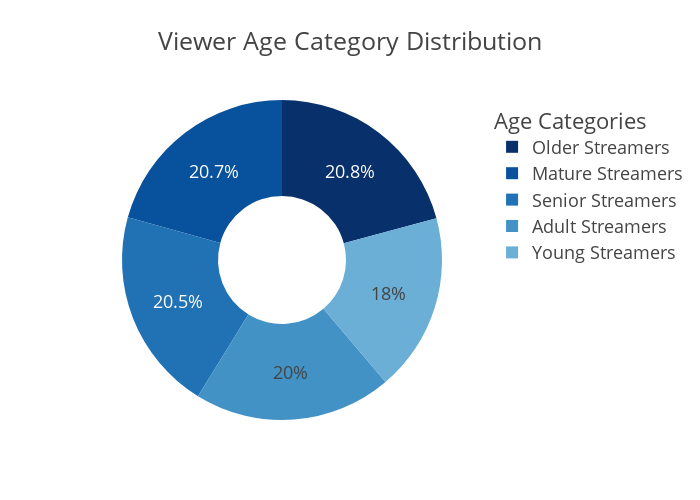

Here is the notebook cell this chart was saved with:
### Code cell
age_category_counts = stream_df["Age_Category"].value_counts().reset_index()
age_category_counts.columns = ["Age_Category", "User_Count"]

fig = px.pie(
    age_category_counts,
    names="Age_Category",
    values="User_Count",
    title="Viewer Age Category Distribution",
    hole=0.4,
    color_discrete_sequence=px.colors.sequential.Blues_r
)

fig.update_layout(
    template="presentation",
    height=500,
    width=700,
    legend_title=dict(text="Age Categories"),
    paper_bgcolor="rgba(0, 0, 0, 0)"
)

fig.show()
fig.write_image(os.path.join(result_dir, 'Age_Category_Distribution_Pie_Chart.jpg'))
fig.write_image(os.path.join(result_dir, 'Age_Category_Distribution_Pie_Chart.png'))
fig.write_html(os.path.join(result_dir, 'Age_Category_Distribution_Pie_Chart.html'))

### Figure 1 — Plotly figure (JSON) as saved in the notebook; plotly's stock layout.template omitted (floating-point values rounded to 4 significant figures)
{"data": [{"domain": {"x": [0, 1], "y": [0, 1]}, "hole": 0.4, "hovertemplate": "Age_Category=%{label}<br>User_Count=%{value}<extra></extra>", "labels": ["Older Streamers", "Mature Streamers", "Senior Streamers", "Adult Streamers", "Young Streamers"], "legendgroup": "", "name": "", "showlegend": true, "type": "pie", "values": [208, 207, 205, 200, 180]}], "layout": {"height": 500, "legend": {"title": {"text": "Age Categories"}, "tracegroupgap": 0}, "paper_bgcolor": "rgba(0, 0, 0, 0)", "piecolorway": ["rgb(8,48,107)", "rgb(8,81,156)", "rgb(33,113,181)", "rgb(66,146,198)", "rgb(107,174,214)", "rgb(158,202,225)", "rgb(198,219,239)", "rgb(222,235,247)", "rgb(247,251,255)"], "title": {"text": "Viewer Age Category Distribution"}, "width": 700}}
